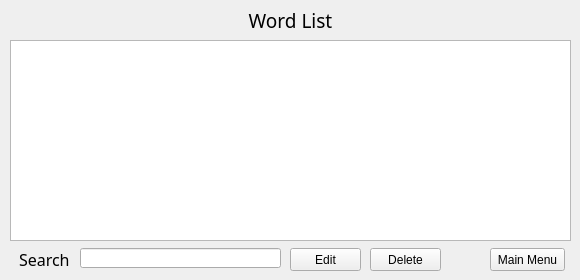
    <widget class="QWidget" name="wordlistP">
     <widget class="QTableView" name="wordTableView">
      <property name="geometry">
       <rect>
        <x>10</x>
        <y>40</y>
        <width>561</width>
        <height>201</height>
       </rect>
      </property>
     </widget>
     <widget class="QLabel" name="label_50">
      <property name="geometry">
       <rect>
        <x>10</x>
        <y>10</y>
        <width>561</width>
        <height>21</height>
       </rect>
      </property>
      <property name="font">
       <font>
        <family>Andalus</family>
        <pointsize>14</pointsize>
       </font>
      </property>
      <property name="text">
       <string>Word List</string>
      </property>
      <property name="alignment">
       <set>Qt::AlignCenter</set>
      </property>
     </widget>
     <widget class="QPushButton" name="wordListBackToMainB">
      <property name="geometry">
       <rect>
        <x>490</x>
        <y>248</y>
        <width>75</width>
        <height>23</height>
       </rect>
      </property>
      <property name="text">
       <string>Main Menu</string>
      </property>
     </widget>
     <widget class="QLabel" name="label_51">
      <property name="geometry">
       <rect>
        <x>19</x>
        <y>249</y>
        <width>51</width>
        <height>21</height>
       </rect>
      </property>
      <property name="font">
       <font>
        <family>Andalus</family>
        <pointsize>12</pointsize>
       </font>
      </property>
      <property name="text">
       <string>Search:</string>
      </property>
     </widget>
     <widget class="QLineEdit" name="wordTableFilter">
      <property name="geometry">
       <rect>
        <x>80</x>
        <y>248</y>
        <width>201</width>
        <height>20</height>
       </rect>
      </property>
     </widget>
     <widget class="QPushButton" name="wordEditButton">
      <property name="geometry">
       <rect>
        <x>290</x>
        <y>248</y>
        <width>71</width>
        <height>23</height>
       </rect>
      </property>
      <property name="text">
       <string>Edit</string>
      </property>
     </widget>
     <widget class="QPushButton" name="wordTableDelete">
      <property name="geometry">
       <rect>
        <x>370</x>
        <y>248</y>
        <width>71</width>
        <height>23</height>
       </rect>
      </property>
      <property name="text">
       <string>Delete</string>
      </property>
     </widget>
    </widget>
